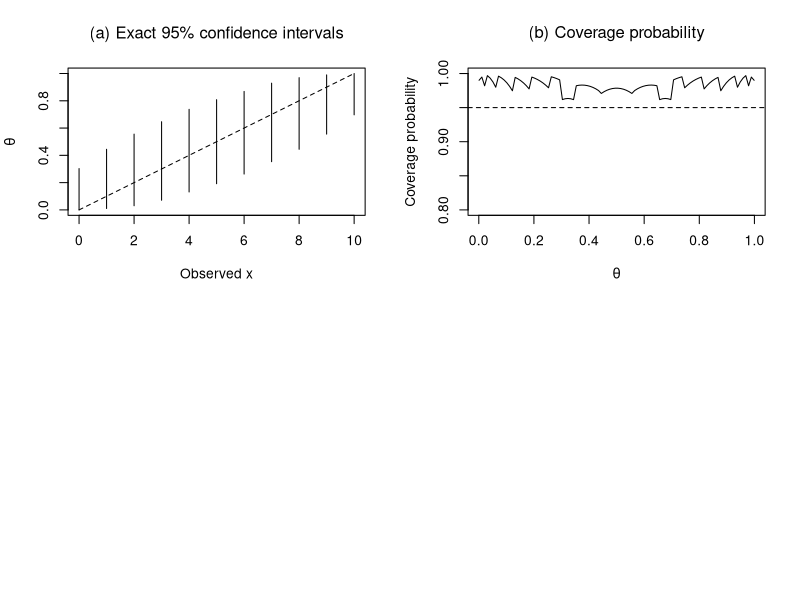

R code for this plot:
#  Exact intervals for Binomial
#  Example 5.15

n<-10
xx<- 0:n
th<- seq(.0001,.9999,len=100)

ci<-NULL
for (x in xx){
  pright<- 1- pbinom((x-1),n,th) - 0.0*dbinom(x,n,th)
  lo<- min(th[pright>.025])
  pleft <- pbinom(x,n,th) - 0.0*dbinom(x,n,th)
  up<- max(th[pleft>.025])
  ai<- c(lo,up)
  ci<- rbind(ci,ai)
}

par(mfrow=c(2,2))
plot(xx,ci[,1],ylim=range(ci),
     xlab='Observed x',
     ylab=expression(theta),type='n')
  for (x in xx) lines(c(x,x),ci[(x+1),])
  lines(xx,xx/n,lty=2)
  title(expression('(a) Exact 95% confidence intervals'))


tt<- seq(0.001,.999,len=100)
confci<-NULL
for (theta in tt){
  inside<- ifelse((theta<= ci[,2] & theta>=ci[,1]),
                  1,0)
  ai<- sum(dbinom(xx[inside==1],n,theta))
  confci<- c(confci,ai)
}

plot(tt,confci,type='l',ylim=c(.8,1),
     xlab=expression(theta),ylab='Coverage probability')
abline(h=.95,lty=2)
title(expression('(b) Coverage probability'))
